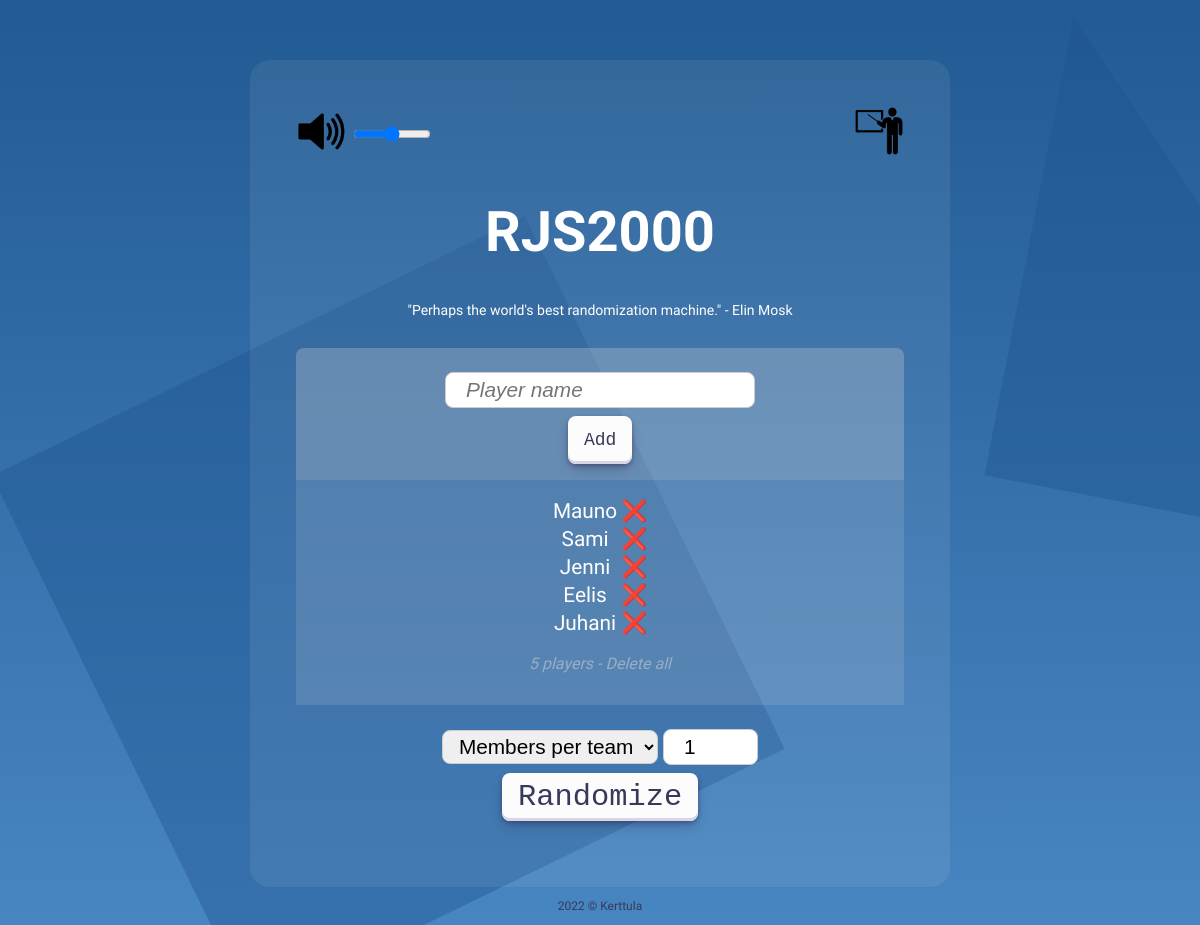
Before: / with the older database file.
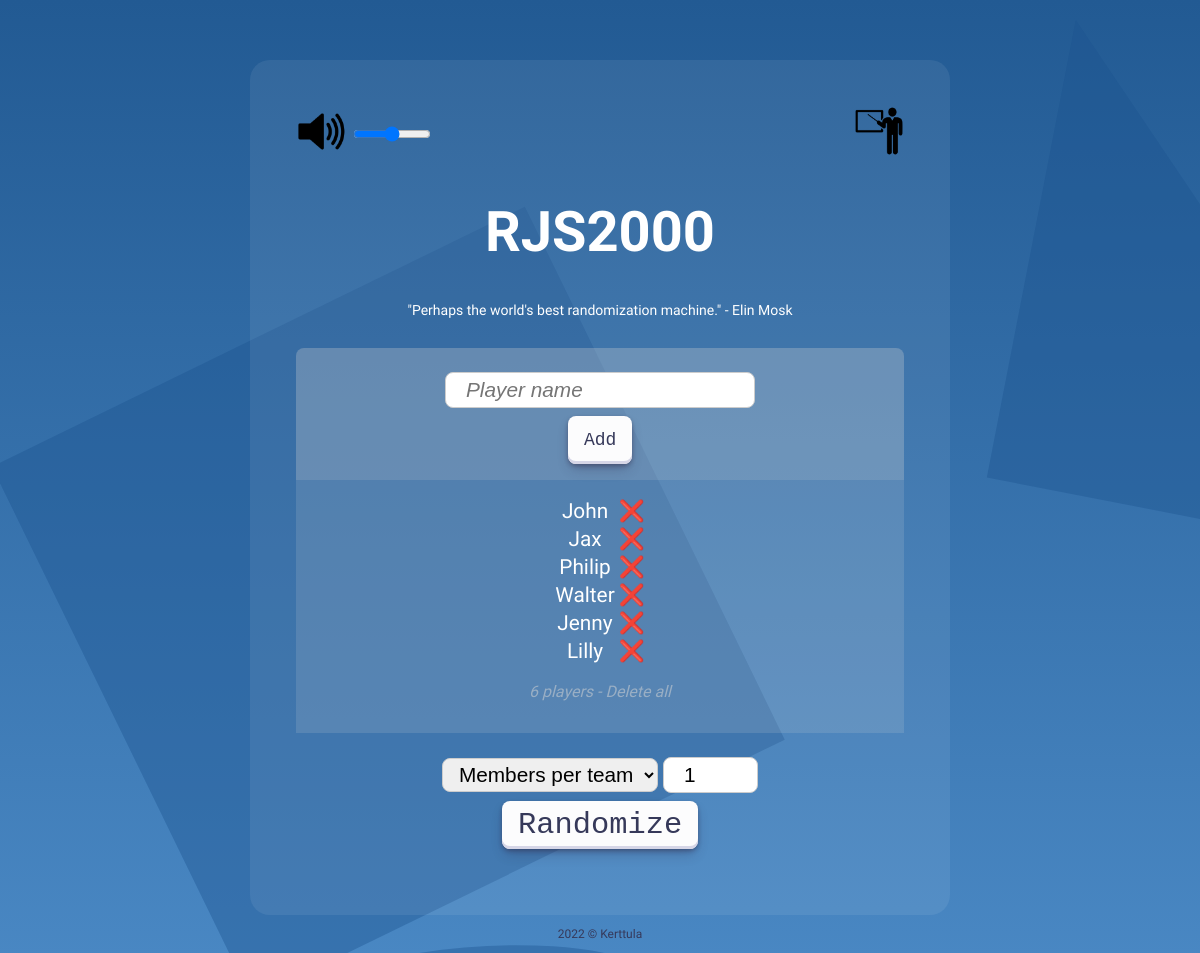
After: the same page with the newer database file.
### tables this page shows
CREATE TABLE players(id INTEGER PRIMARY KEY, name TEXT);

### php/classes.php (the view, shortened to what this page needs)
<?php
    class Logic
    {
        private static function GetDB()
        {
            $rootDir = realpath($_SERVER["DOCUMENT_ROOT"]) . "/cloud11/RJS2000";
            return new SQLite3($rootDir . '/database/database.db');
        }
        public static function GetPlayers()
        {
            $db = self::GetDB();
            $res = $db->query('SELECT * FROM players');
            $empty_result = true;
            $players_amount = 0;
            echo '<table class="center">';
            while ($row = $res->fetchArray())
            {
                echo '<tr>
                <td>'. $row["name"].'</td>
                <td><a href="php/delete_player.php?id='.$row["id"].'">❌</a></td>
                </tr>';
                $empty_result = false;
                $players_amount++;
            }
            echo '</table>';
            if(!$empty_result) {
                echo '<p id="players-amount"><span id="amount">'.$players_amount.'</span> players - <a href="php/delete_all.php">Delete all</a></p>';
            }
        }
    }
?>

### index.php (shortened to what this page needs)
<?php
    require_once('php/classes.php');
?>
<!DOCTYPE html>
<html>
    <head>
        <link rel="stylesheet" href="css/styles.css">
    </head>
    <body>
        <div class="content">
            <div class="app">
                <div class="controls">
                    <div class="musicOn">
                        <img class="play" src="assets/img/sound-png-3.png"></img>
                        <input type="range" id="volume-control">
                    </div>
                    <div class="teacher-mode">
                        <a href="php/teacher_mode.php"><img src="assets/img/teacher.png"></img></a>
                    </div>
                </div>
                <div class="heading">
                    <h1><a href=".">RJS2000</a></h1>
                    <p class="rating">"Perhaps the world's best randomization machine." - Elin Mosk</p>
                </div>
                <div class="input-area">
                    <form action="php/add_player.php" method="POST">
                        <input required autofocus type="text" name="name" placeholder="Player name"><br>
                        <input class="button-30" type="submit" value="Add">
                    </form>
                </div>
                <div class="name-bucket">
                    <?php Logic::GetPlayers() ?>
                </div>
                <div class="button-container">
                    <form action="index.php" method="GET">
                        <select id="random-type" name="randomize-type">
                            <option value="members-per-team">Members per team</option>
                        </select>
                        <input id="size" name="randomize" type=number min=1
                            value="<?php
                                if(isset($_GET["randomize"])){
                                    echo $_GET["randomize"];
                                } else {
                                    echo 1;
                                }?>">
                            <br>
                        <input id="randomize-btn" class="button-30 big-button" type="submit" value="Randomize">
                    </form>
                </div>
            </div>
        </div>
    </body>
    <footer>
        <p>2022 © Kerttula</p>
    </footer>
</html>

### css/styles.css (style rules this page uses)
body { background-repeat: no-repeat; background-color: #225a93; font-family: Raleway,sans-serif!important; font-weight: 500; position: relative; font-size: 1.3rem; color: white; }
.content { max-width: 700px; margin: auto; text-align: center; }
.center { margin-left: auto; margin-right: auto; }
h1 { font-size: 3.5rem; }
.app { background-color: rgba(255, 255, 255, 0.07); border-radius: 20px; padding: 46px; margin: 60px 0px 0px 0px; }
.heading { padding: 0px 0px 16px 0px; }
.heading, a, a:hover, a:active, a:visited { color: white; }
.rating { font-size: 14px; }
.input-area { background-color: rgba(212, 212, 212, 0.296); padding: 16px; border-top-left-radius: 8px; border-top-right-radius: 8px; }
input[type=text], input[type=number], select { padding: 5px 20px; font-size: 1.3rem; margin: 8px 0; display: inline-block; border: 1px solid #ccc; border-radius: 8px; box-sizing: border-box; }
#random-type { font-size: 1.3rem; padding: 3px 7px 4px 12px; }
p#players-amount, #players-amount a { font-style: italic; font-size: 1rem; color: rgba(212, 212, 212, 0.535); }
a:link { text-decoration: none; }
.button-container { padding: 16px 16px 20px 16px; }
.name-bucket { background-color: rgba(212, 212, 212, 0.153); padding: 16px; }
#size { max-width: 112px; }
.controls { display: flex; justify-content: space-between; }
.teacher-mode img { width: 50px; }
.play { width: 50px; }
#volume-control { padding: 14px; width: 50px; }
footer { text-align: center; font-size: 12px; color: #36395A; }
.qr-code, img { margin: auto; }
.button-30 { align-items: center; appearance: none; background-color: #FCFCFD; border-radius: 8px; border-width: 0; box-shadow: rgba(45, 35, 66, 0.4) 0 2px 4px,rgba(45, 35, 66, 0.3) 0 7px 13px -3px,#D6D6E7 0 -3px 0 inset; box-sizing: border-box; color: #36395A; cursor: pointer; display: inline-flex; font-family: "JetBrains Mono",monospace; height: 48px; justify-content: center; line-height: 1; list-style: none; overflow: hidden; padding-left: 16px; padding-right: 16px; position: relative; text-align: left; text-decoration: none; transition: box-shadow .15s,transform .15s; user-select: none; -webkit-user-select: none; touch-action: manipulation; white-space: nowrap; will-change: box-shadow,transform; font-size: 18px; }
.big-button { font-size: 1.9rem; }

Changed rows visible on the page:
changed players: name "Mauno" → "John"
changed players: name "Sami" → "Jax"
changed players: name "Jenni" → "Philip"
changed players: name "Eelis" → "Walter"
changed players: name "Juhani" → "Jenny"
added players: name "Lilly"
Other visible differences:
$players_amount: "5" → "6"
